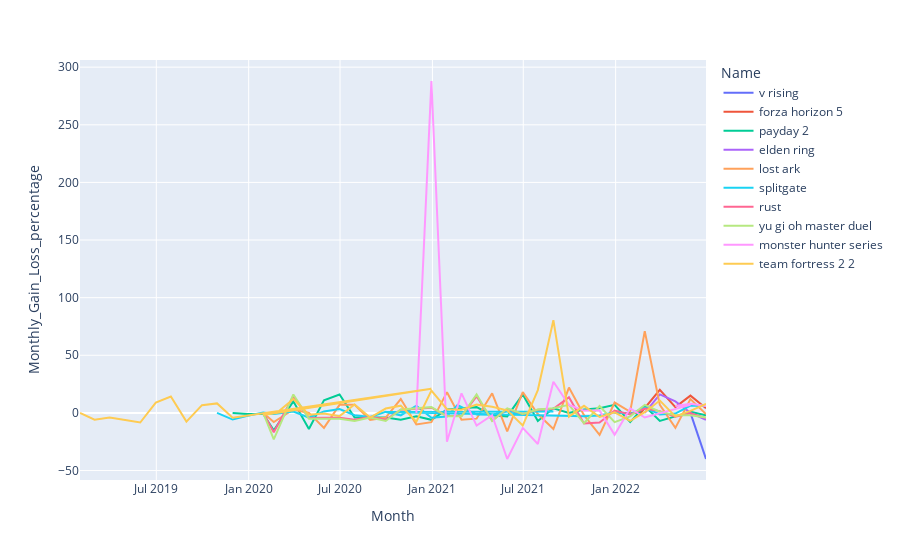

Write notebook code for a chart like this one.
### Code cell
fig = px.line(game_player_count_df, x="Month", y="Monthly_Gain_Loss_percentage", color='Name')
fig.show()

### Figure 1 — Plotly figure (JSON) as saved in the notebook; plotly's stock layout.template omitted (floating-point values rounded to 4 significant figures)
{"data": [{"hovertemplate": "Name=v rising<br>Month=%{x}<br>Monthly_Gain_Loss_percentage=%{y}<extra></extra>", "legendgroup": "v rising", "line": {"color": "#636efa", "dash": "solid"}, "marker": {"symbol": "circle"}, "mode": "lines", "name": "v rising", "orientation": "v", "showlegend": true, "x": ["2022-06-30T00:00:00", "2022-05-30T00:00:00"], "xaxis": "x", "y": [-40.0, 0.0], "yaxis": "y", "type": "scatter"}, {"hovertemplate": "Name=forza horizon 5<br>Month=%{x}<br>Monthly_Gain_Loss_percentage=%{y}<extra></extra>", "legendgroup": "forza horizon 5", "line": {"color": "#EF553B", "dash": "solid"}, "marker": {"symbol": "circle"}, "mode": "lines", "name": "forza horizon 5", "orientation": "v", "showlegend": true, "x": ["2022-06-30T00:00:00", "2022-05-30T00:00:00", "2022-04-30T00:00:00", "2022-03-30T00:00:00", "2022-02-20T00:00:00", "2022-01-30T00:00:00", "2021-12-30T00:00:00"], "xaxis": "x", "y": [4.0, 15.0, 5.0, 20.0, 0.0, 0.0, 0.0], "yaxis": "y", "type": "scatter"}, {"hovertemplate": "Name=payday 2<br>Month=%{x}<br>Monthly_Gain_Loss_percentage=%{y}<extra></extra>", "legendgroup": "payday 2", "line": {"color": "#00cc96", "dash": "solid"}, "marker": {"symbol": "circle"}, "mode": "lines", "name": "payday 2", "orientation": "v", "showlegend": true, "x": ["2022-06-30T00:00:00", "2022-05-30T00:00:00", "2022-04-30T00:00:00", "2022-03-30T00:00:00", "2022-02-28T00:00:00", "2022-01-30T00:00:00", "2021-12-30T00:00:00", "2021-11-30T00:00:00", "2021-10-30T00:00:00", "2021-09-30T00:00:00", "2021-08-30T00:00:00", "2021-07-30T00:00:00", "2021-06-30T00:00:00", "2021-05-30T00:00:00", "2021-04-30T00:00:00", "2021-03-30T00:00:00", "2021-02-28T00:00:00", "2021-01-30T00:00:00", "2020-12-30T00:00:00", "2020-11-30T00:00:00", "2020-10-30T00:00:00", "2020-09-30T00:00:00", "2020-08-30T00:00:00", "2020-07-30T00:00:00", "2020-06-30T00:00:00", "2020-05-30T00:00:00", "2020-04-30T00:00:00", "2020-03-30T00:00:00", "2020-02-20T00:00:00", "2020-01-30T00:00:00", "2019-12-30T00:00:00", "2019-11-30T00:00:00"], "xaxis": "x", "y": [-2.0, 1.0, -3.0, -7.0, 6.0, -8.0, 7.0, 4.0, 3.0, 0.0, 4.0, -7.0, 16.0, -3.0, -2.0, 5.0, 4.0, 3.0, -6.0, -3.0, -6.0, -4.0, -4.0, -4.0, 16.0, 11.0, -14.0, 10.0, -15.0, -1.0, -1.0, 0.0], "yaxis": "y", "type": "scatter"}, {"hovertemplate": "Name=elden ring<br>Month=%{x}<br>Monthly_Gain_Loss_percentage=%{y}<extra></extra>", "legendgroup": "elden ring", "line": {"color": "#ab63fa", "dash": "solid"}, "marker": {"symbol": "circle"}, "mode": "lines", "name": "elden ring", "orientation": "v", "showlegend": true, "x": ["2022-06-30T00:00:00", "2022-05-30T00:00:00", "2022-04-30T00:00:00", "2022-03-30T00:00:00", "2022-02-28T00:00:00"], "xaxis": "x", "y": [-6.0, 0.0, 10.0, 16.0, 0.0], "yaxis": "y", "type": "scatter"}, {"hovertemplate": "Name=lost ark<br>Month=%{x}<br>Monthly_Gain_Loss_percentage=%{y}<extra></extra>", "legendgroup": "lost ark", "line": {"color": "#FFA15A", "dash": "solid"}, "marker": {"symbol": "circle"}, "mode": "lines", "name": "lost ark", "orientation": "v", "showlegend": true, "x": ["2022-06-30T00:00:00", "2022-05-30T00:00:00", "2022-04-30T00:00:00", "2022-03-30T00:00:00", "2022-02-28T00:00:00", "2022-01-30T00:00:00", "2021-12-30T00:00:00", "2021-11-30T00:00:00", "2021-10-30T00:00:00", "2021-09-30T00:00:00", "2021-08-30T00:00:00", "2021-07-30T00:00:00", "2021-06-30T00:00:00", "2021-05-30T00:00:00", "2021-04-30T00:00:00", "2021-03-30T00:00:00", "2021-02-28T00:00:00", "2021-01-30T00:00:00", "2020-12-30T00:00:00", "2020-11-30T00:00:00", "2020-10-30T00:00:00", "2020-09-30T00:00:00", "2020-08-30T00:00:00", "2020-07-30T00:00:00", "2020-06-30T00:00:00", "2020-05-30T00:00:00", "2020-04-30T00:00:00", "2020-03-30T00:00:00", "2020-02-20T00:00:00", "2020-01-30T00:00:00"], "xaxis": "x", "y": [-1.0, 12.0, -13.0, 7.0, 71.0, 1.0, 9.0, -19.0, -2.0, 22.0, -14.0, -1.0, 18.0, -16.0, 17.0, -5.0, -6.0, 18.0, -8.0, -10.0, 12.0, -4.0, -6.0, 7.0, 7.0, -13.0, 0.0, 3.0, -8.0, 0.0], "yaxis": "y", "type": "scatter"}, {"hovertemplate": "Name=splitgate<br>Month=%{x}<br>Monthly_Gain_Loss_percentage=%{y}<extra></extra>", "legendgroup": "splitgate", "line": {"color": "#19d3f3", "dash": "solid"}, "marker": {"symbol": "circle"}, "mode": "lines", "name": "splitgate", "orientation": "v", "showlegend": true, "x": ["2022-06-30T00:00:00", "2022-05-30T00:00:00", "2022-04-30T00:00:00", "2022-03-30T00:00:00", "2022-02-28T00:00:00", "2022-01-30T00:00:00", "2021-12-30T00:00:00", "2021-11-30T00:00:00", "2021-10-30T00:00:00", "2020-09-30T00:00:00", "2021-08-30T00:00:00", "2021-07-30T00:00:00", "2021-06-30T00:00:00", "2021-05-30T00:00:00", "2021-04-30T00:00:00", "2021-03-30T00:00:00", "2021-02-20T00:00:00", "2021-01-30T00:00:00", "2020-12-30T00:00:00", "2020-11-30T00:00:00", "2020-10-30T00:00:00", "2020-09-30T00:00:00", "2020-08-30T00:00:00", "2020-07-30T00:00:00", "2020-06-30T00:00:00", "2020-05-30T00:00:00", "2020-04-30T00:00:00", "2020-03-30T00:00:00", "2020-02-20T00:00:00", "2020-01-30T00:00:00", "2019-12-30T00:00:00", "2019-11-30T00:00:00", "2019-10-30T00:00:00"], "xaxis": "x", "y": [6.14, 6.36, -0.58, -1.37, 4.63, -0.81, 0.45, -2.3, -3.0, 0.87, 1.26, 1.74, -1.32, 1.21, -1.64, -1.45, 6.82, -3.1, -4.17, 6.15, -2.1, 0.86, -3.51, -2.05, 3.28, 1.29, -4.15, 1.18, -0.94, 0.31, -2.51, -5.78, 0.0], "yaxis": "y", "type": "scatter"}, {"hovertemplate": "Name=rust<br>Month=%{x}<br>Monthly_Gain_Loss_percentage=%{y}<extra></extra>", "legendgroup": "rust", "line": {"color": "#FF6692", "dash": "solid"}, "marker": {"symbol": "circle"}, "mode": "lines", "name": "rust", "orientation": "v", "showlegend": true, "x": ["2022-06-30T00:00:00", "2022-05-30T00:00:00", "2022-04-30T00:00:00", "2022-03-30T00:00:00", "2022-02-28T00:00:00", "2022-01-30T00:00:00", "2021-12-30T00:00:00", "2021-11-30T00:00:00", "2021-10-30T00:00:00", "2021-09-30T00:00:00", "2021-08-30T00:00:00", "2021-07-30T00:00:00", "2021-06-30T00:00:00", "2021-05-30T00:00:00", "2021-04-30T00:00:00", "2021-03-30T00:00:00", "2021-02-28T00:00:00", "2021-01-30T00:00:00", "2020-12-30T00:00:00", "2020-11-30T00:00:00", "2020-10-30T00:00:00", "2020-09-30T00:00:00", "2020-08-30T00:00:00", "2020-07-30T00:00:00", "2020-06-30T00:00:00", "2020-05-30T00:00:00", "2020-04-30T00:00:00", "2020-03-30T00:00:00", "2020-02-20T00:00:00", "2020-01-30T00:00:00"], "xaxis": "x", "y": [-4.35, -0.32, -3.39, 1.54, 3.73, -1.33, 2.03, -8.41, -9.25, 13.54, 3.59, 2.69, -0.86, 3.57, -6.71, 14.42, -2.72, -2.62, 4.56, 3.65, 2.71, -5.98, -3.42, -5.88, -4.28, -4.3, -4.32, 14.6, -16.83, 0.0], "yaxis": "y", "type": "scatter"}, {"hovertemplate": "Name=yu gi oh master duel<br>Month=%{x}<br>Monthly_Gain_Loss_percentage=%{y}<extra></extra>", "legendgroup": "yu gi oh master duel", "line": {"color": "#B6E880", "dash": "solid"}, "marker": {"symbol": "circle"}, "mode": "lines", "name": "yu gi oh master duel", "orientation": "v", "showlegend": true, "x": ["2022-06-30T00:00:00", "2022-05-30T00:00:00", "2022-04-30T00:00:00", "2022-03-30T00:00:00", "2022-02-28T00:00:00", "2022-01-30T00:00:00", "2021-12-30T00:00:00", "2021-11-30T00:00:00", "2021-10-30T00:00:00", "2021-09-30T00:00:00", "2021-08-30T00:00:00", "2021-07-30T00:00:00", "2021-06-30T00:00:00", "2021-05-30T00:00:00", "2021-04-30T00:00:00", "2021-03-30T00:00:00", "2021-02-28T00:00:00", "2021-01-30T00:00:00", "2020-12-30T00:00:00", "2020-11-30T00:00:00", "2020-10-30T00:00:00", "2020-09-30T00:00:00", "2020-08-30T00:00:00", "2020-07-30T00:00:00", "2020-06-30T00:00:00", "2020-05-30T00:00:00", "2020-04-30T00:00:00", "2020-03-30T00:00:00", "2020-02-20T00:00:00", "2020-01-30T00:00:00"], "xaxis": "x", "y": [-4.0, -2.0, -2.0, 1.0, 7.0, -3.0, -8.0, 6.0, -9.0, 7.0, 4.0, 3.0, -1.0, 4.0, -7.0, 16.0, -3.0, -3.0, 5.0, 4.0, 3.0, -7.0, -4.0, -7.0, -5.0, -5.0, -5.0, 16.0, -23.0, 0.0], "yaxis": "y", "type": "scatter"}, {"hovertemplate": "Name=monster hunter series<br>Month=%{x}<br>Monthly_Gain_Loss_percentage=%{y}<extra></extra>", "legendgroup": "monster hunter series", "line": {"color": "#FF97FF", "dash": "solid"}, "marker": {"symbol": "circle"}, "mode": "lines", "name": "monster hunter series", "orientation": "v", "showlegend": true, "x": ["2022-06-30T00:00:00", "2022-05-30T00:00:00", "2022-04-30T00:00:00", "2022-05-30T00:00:00", "2022-02-28T00:00:00", "2022-01-30T00:00:00", "2021-12-30T00:00:00", "2021-11-30T00:00:00", "2021-10-30T00:00:00", "2021-09-30T00:00:00", "2021-08-30T00:00:00", "2021-07-30T00:00:00", "2021-06-30T00:00:00", "2021-05-30T00:00:00", "2021-04-30T00:00:00", "2021-03-30T00:00:00", "2021-02-28T00:00:00", "2021-01-30T00:00:00", "2020-12-30T00:00:00", "2020-11-30T00:00:00"], "xaxis": "x", "y": [6.0, 8.0, 6.0, 7.0, -4.0, 4.0, -19.0, 2.0, 2.0, 7.0, 27.0, -27.0, -13.0, -40.0, -2.0, -11.0, 17.0, -25.0, 288.0, 0.0], "yaxis": "y", "type": "scatter"}, {"hovertemplate": "Name=team fortress 2 2<br>Month=%{x}<br>Monthly_Gain_Loss_percentage=%{y}<extra></extra>", "legendgroup": "team fortress 2 2", "line": {"color": "#FECB52", "dash": "solid"}, "marker": {"symbol": "circle"}, "mode": "lines", "name": "team fortress 2 2", "orientation": "v", "showlegend": true, "x": ["2022-06-30T00:00:00", "2022-05-30T00:00:00", "2022-04-30T00:00:00", "2022-03-30T00:00:00", "2022-02-28T00:00:00", "2022-01-30T00:00:00", "2021-12-30T00:00:00", "2021-11-30T00:00:00", "2021-10-30T00:00:00", "2021-09-30T00:00:00", "2021-08-30T00:00:00", "2021-07-30T00:00:00", "2021-06-30T00:00:00", "2021-05-30T00:00:00", "2021-04-30T00:00:00", "2021-03-30T00:00:00", "2021-02-28T00:00:00", "2021-01-30T00:00:00", "2020-12-30T00:00:00", "2020-11-30T00:00:00", "2020-10-30T00:00:00", "2020-09-30T00:00:00", "2020-08-30T00:00:00", "2020-07-30T00:00:00", "2020-06-30T00:00:00", "2020-05-30T00:00:00", "2020-04-30T00:00:00", "2020-03-30T00:00:00", "2020-02-28T00:00:00", "2020-01-30T00:00:00", "2020-12-30T00:00:00", "2019-11-30T00:00:00", "2019-10-30T00:00:00", "2019-09-30T00:00:00", "2019-08-30T00:00:00", "2019-07-30T00:00:00", "2019-06-30T00:00:00", "2019-05-30T00:00:00", "2019-04-30T00:00:00", "2019-03-30T00:00:00", "2019-02-28T00:00:00", "2019-01-30T00:00:00"], "xaxis": "x", "y": [7.91, 1.8, -2.98, 10.73, 0.58, -6.87, 0.46, -3.51, 6.14, -3.24, 80.48, 19.8, -10.96, 2.21, 5.37, 7.17, 2.8, 3.25, 19.34, -7.64, 6.28, 3.76, -4.0, 7.23, -2.8, -0.59, -1.5, 11.98, 0.67, -1.82, 20.97, -4.09, 8.25, 6.71, -7.56, 14.23, 8.91, -8.34, -6.11, -4.08, -5.9, 0.0], "yaxis": "y", "type": "scatter"}], "layout": {"xaxis": {"anchor": "y", "domain": [0.0, 1.0], "title": {"text": "Month"}}, "yaxis": {"anchor": "x", "domain": [0.0, 1.0], "title": {"text": "Monthly_Gain_Loss_percentage"}}, "legend": {"title": {"text": "Name"}, "tracegroupgap": 0}, "margin": {"t": 60}}}
